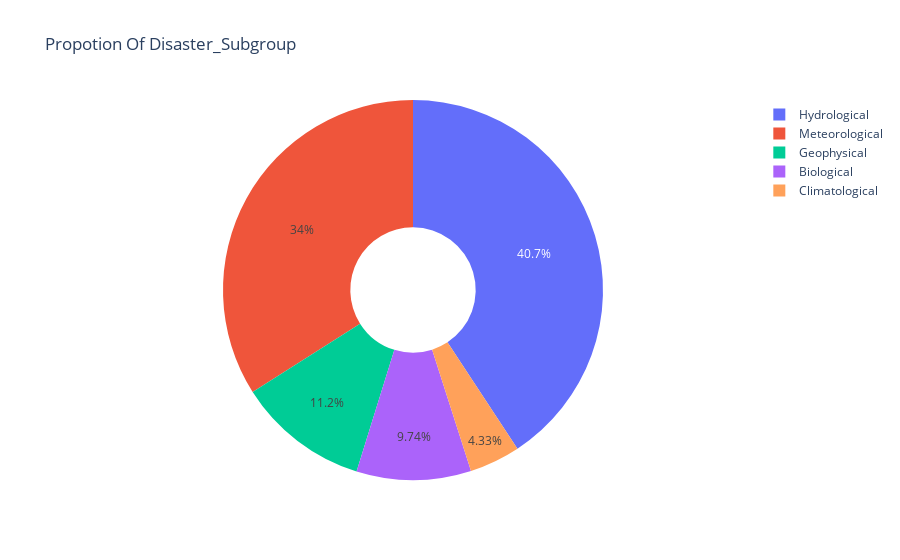

Notebook source saved alongside this figure:
### Code cell
ex.pie(filteredData,names='Disaster_Subgroup',title='Propotion Of Disaster_Subgroup',hole=0.33)

### Figure 1 — Plotly figure (JSON) as saved in the notebook; plotly's stock layout.template omitted (floating-point values rounded to 4 significant figures; data arrays with more than 128 entries replaced by an {"elided": "..."} marker saying what was removed)
{"data": [{"domain": {"x": [0, 1], "y": [0, 1]}, "hole": 0.33, "hovertemplate": "Disaster_Subgroup=%{label}<extra></extra>", "labels": {"elided": "13237 str values"}, "legendgroup": "", "name": "", "showlegend": true, "type": "pie"}], "layout": {"legend": {"tracegroupgap": 0}, "title": {"text": "Propotion Of Disaster_Subgroup"}}}
